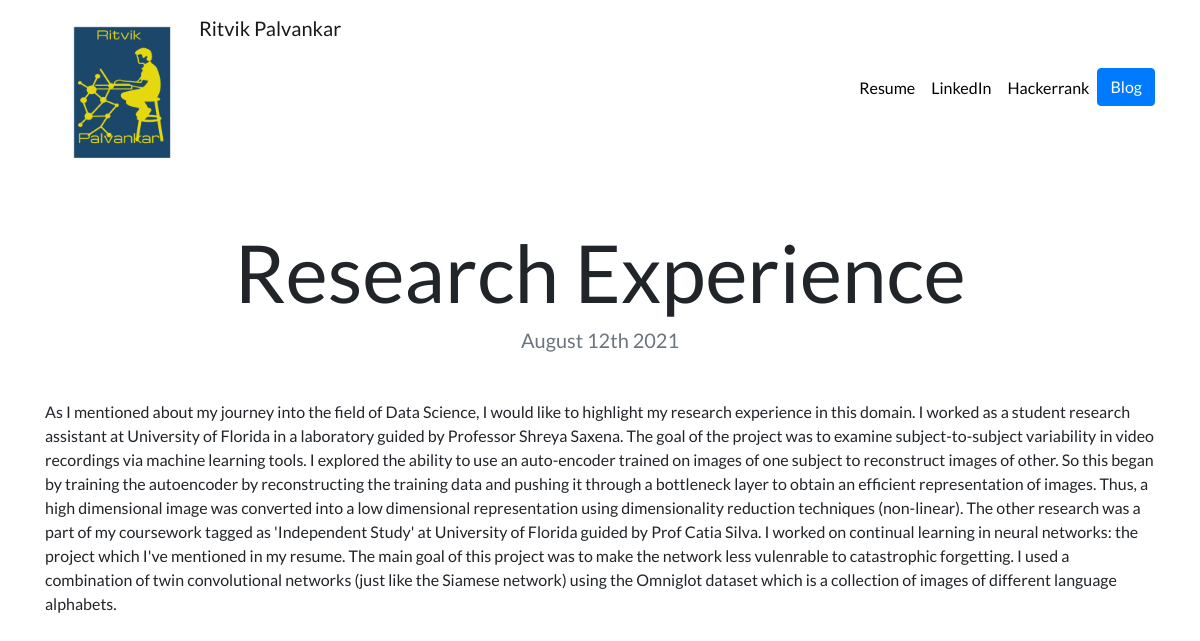
The app's page /blog/2/ with its own data.
### blog/models.py (models this page shows, shortened)
class Blog(models.Model):
    title=models.CharField(max_length=200)
    description=models.TextField(max_length=40000)
    date=models.DateField()

### blog/views.py (the view)
# urls.py: path('<int:blog_id>/',views.detail,name='detail'),
def detail(request,blog_id):
    blog=get_object_or_404(Blog,pk=blog_id)
    return render(request,'blog/detail.html',{'blog':blog})

### blog/templates/blog/detail.html
{% extends "portfolio/base.html" %}
{% load static %}
{% block content %}
<h1 class="text-center mt-5" id="blogdetailtitle">{{ blog.title }}</h1>
<h5 class="text-center text-muted mb-5">{{ blog.date|date:'F jS Y' }}</h5>
{{ blog.description|safe }}
{% endblock %}

### portfolio/static/portfolio/custom.css (style rules this page uses)
body { font-family: 'Lato', sans-serif; }
@media (min-width: 992px) { #blogdetailtitle { font-size: 5rem; } }

### records on screen
Blog: title "Research Experience", date "August 12th 2021", description "As I mentioned about my journey into the field of Data Science, I would like to highlight my research experience in this domain. I worked as a student research assistant at University of Florida in a laboratory guided by Professor Shreya Saxena. The goal of the project was to examine subject-to-subject variability in video recordings via machine learning tools. I explored the ability to use an auto-encoder trained on images of one subject to reconstruct images of other. So this began by training the autoencoder by reconstructing the training data and pushing it through a bottleneck layer to obtain an efficient representation of images. Thus, a high dimensional image was converted into a low…"
